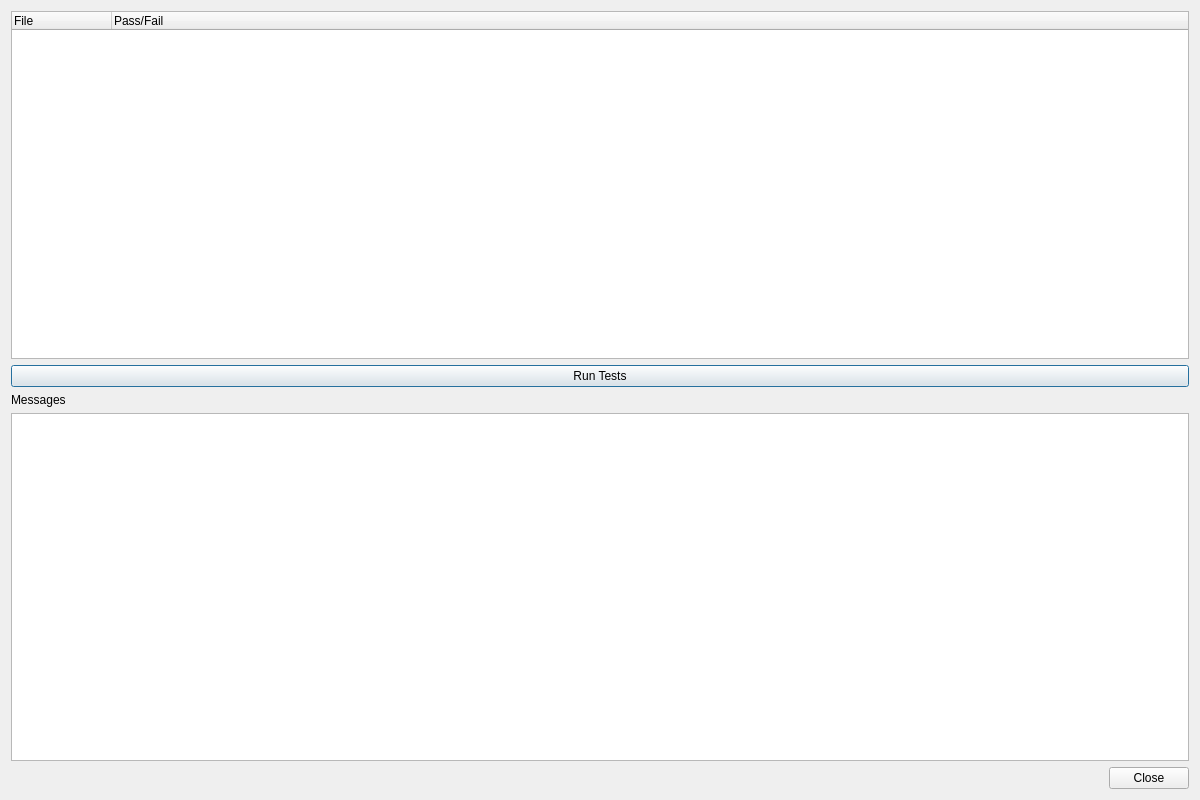
<?xml version="1.0" encoding="UTF-8"?>
<ui version="4.0">
 <class>UnitTestHdlParserDialog</class>
 <widget class="QDialog" name="UnitTestHdlParserDialog">
  <property name="geometry">
   <rect>
    <x>0</x>
    <y>0</y>
    <width>1200</width>
    <height>800</height>
   </rect>
  </property>
  <property name="windowTitle">
   <string>Unit Test: Dependency Parser</string>
  </property>
  <layout class="QVBoxLayout" name="verticalLayout">
   <item>
    <widget class="QTreeWidget" name="testFileTree">
     <property name="contextMenuPolicy">
      <enum>Qt::CustomContextMenu</enum>
     </property>
     <column>
      <property name="text">
       <string>File</string>
      </property>
     </column>
     <column>
      <property name="text">
       <string>Pass/Fail</string>
      </property>
     </column>
    </widget>
   </item>
   <item>
    <widget class="QPushButton" name="runButton">
     <property name="text">
      <string>Run Tests</string>
     </property>
    </widget>
   </item>
   <item>
    <widget class="QLabel" name="label">
     <property name="text">
      <string>Messages</string>
     </property>
    </widget>
   </item>
   <item>
    <widget class="QPlainTextEdit" name="testResultsTextEdit">
     <property name="font">
      <font>
       <family>Consolas</family>
      </font>
     </property>
     <property name="undoRedoEnabled">
      <bool>false</bool>
     </property>
     <property name="readOnly">
      <bool>true</bool>
     </property>
    </widget>
   </item>
   <item>
    <widget class="QDialogButtonBox" name="buttonBox">
     <property name="orientation">
      <enum>Qt::Horizontal</enum>
     </property>
     <property name="standardButtons">
      <set>QDialogButtonBox::Close</set>
     </property>
    </widget>
   </item>
  </layout>
 </widget>
 <resources/>
 <connections>
  <connection>
   <sender>buttonBox</sender>
   <signal>accepted()</signal>
   <receiver>UnitTestHdlParserDialog</receiver>
   <slot>accept()</slot>
   <hints>
    <hint type="sourcelabel">
     <x>248</x>
     <y>254</y>
    </hint>
    <hint type="destinationlabel">
     <x>157</x>
     <y>274</y>
    </hint>
   </hints>
  </connection>
  <connection>
   <sender>buttonBox</sender>
   <signal>rejected()</signal>
   <receiver>UnitTestHdlParserDialog</receiver>
   <slot>reject()</slot>
   <hints>
    <hint type="sourcelabel">
     <x>316</x>
     <y>260</y>
    </hint>
    <hint type="destinationlabel">
     <x>286</x>
     <y>274</y>
    </hint>
   </hints>
  </connection>
 </connections>
</ui>
